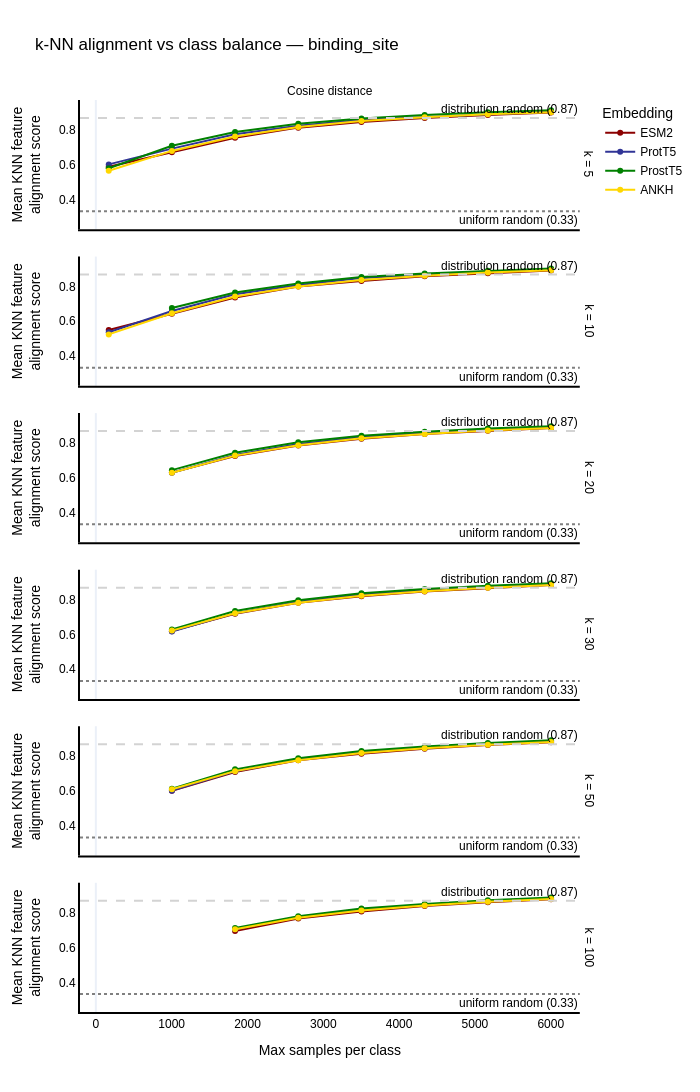

Here is the notebook cell this chart was saved with:
### Markdown cell above
---
## Step 5 — Robustness to class imbalance and label noise

The binding sites dataset has notable imbalance.

### 5a — Progressive rebalancing

Progressively downsample the majority class toward n_min and repeat KNN alignment.
Stable rankings → imbalance is not driving the result.
Changing rankings → the score was frequency-driven.

### Code cell
fig_balance = plot_knn_alignment_vs_class_balance(
    emma=ema,
    feature=feature,
    emb_spaces=models,
    k_values=k_values,
    metrics=["cosine"],
    n_balance_steps=8,
    seed=42,
    color_discrete_map=colors,
    show_random_baselines=True,
)
fig_balance.update_layout(width=700)
fig_balance.show()

### Figure 1 — Plotly figure (JSON) as saved in the notebook; plotly's stock layout.template omitted (floating-point values rounded to 4 significant figures)
{"data": [{"customdata": [[510], [1455], [2288], [3122], [3955], [4789], [5622], [6456]], "hovertemplate": "Embedding=ESM2<br>k=5<br>Metric=Cosine distance<br>Max samples per class=%{x}<br>Mean KNN feature<br>alignment score=%{y}<br>Total samples=%{customdata[0]}<extra></extra>", "legendgroup": "ESM2", "line": {"color": "#8B0000", "dash": "solid"}, "marker": {"symbol": "circle"}, "mode": "lines+markers", "name": "ESM2", "orientation": "v", "showlegend": true, "type": "scatter", "x": [170, 1003, 1836, 2670, 3503, 4337, 5170, 6004], "xaxis": "x6", "y": [0.5886, 0.6707, 0.7548, 0.8123, 0.8442, 0.8673, 0.8851, 0.8983], "yaxis": "y6"}, {"customdata": [[510], [1455], [2288], [3122], [3955], [4789], [5622], [6456]], "hovertemplate": "Embedding=ProtT5<br>k=5<br>Metric=Cosine distance<br>Max samples per class=%{x}<br>Mean KNN feature<br>alignment score=%{y}<br>Total samples=%{customdata[0]}<extra></extra>", "legendgroup": "ProtT5", "line": {"color": "#303496", "dash": "solid"}, "marker": {"symbol": "circle"}, "mode": "lines+markers", "name": "ProtT5", "orientation": "v", "showlegend": true, "type": "scatter", "x": [170, 1003, 1836, 2670, 3503, 4337, 5170, 6004], "xaxis": "x6", "y": [0.6016, 0.6921, 0.7748, 0.8225, 0.8571, 0.8728, 0.8921, 0.9035], "yaxis": "y6"}, {"customdata": [[510], [1455], [2288], [3122], [3955], [4789], [5622], [6456]], "hovertemplate": "Embedding=ProstT5<br>k=5<br>Metric=Cosine distance<br>Max samples per class=%{x}<br>Mean KNN feature<br>alignment score=%{y}<br>Total samples=%{customdata[0]}<extra></extra>", "legendgroup": "ProstT5", "line": {"color": "#008000", "dash": "solid"}, "marker": {"symbol": "circle"}, "mode": "lines+markers", "name": "ProstT5", "orientation": "v", "showlegend": true, "type": "scatter", "x": [170, 1003, 1836, 2670, 3503, 4337, 5170, 6004], "xaxis": "x6", "y": [0.5796, 0.7086, 0.7872, 0.8339, 0.865, 0.8848, 0.8998, 0.9116], "yaxis": "y6"}, {"customdata": [[510], [1455], [2288], [3122], [3955], [4789], [5622], [6456]], "hovertemplate": "Embedding=ANKH<br>k=5<br>Metric=Cosine distance<br>Max samples per class=%{x}<br>Mean KNN feature<br>alignment score=%{y}<br>Total samples=%{customdata[0]}<extra></extra>", "legendgroup": "ANKH", "line": {"color": "#FFD700", "dash": "solid"}, "marker": {"symbol": "circle"}, "mode": "lines+markers", "name": "ANKH", "orientation": "v", "showlegend": true, "type": "scatter", "x": [170, 1003, 1836, 2670, 3503, 4337, 5170, 6004], "xaxis": "x6", "y": [0.5655, 0.6789, 0.7609, 0.8157, 0.8506, 0.8719, 0.8885, 0.901], "yaxis": "y6"}, {"customdata": [[510], [1455], [2288], [3122], [3955], [4789], [5622], [6456]], "hovertemplate": "Embedding=ESM2<br>k=10<br>Metric=Cosine distance<br>Max samples per class=%{x}<br>Mean KNN feature<br>alignment score=%{y}<br>Total samples=%{customdata[0]}<extra></extra>", "legendgroup": "ESM2", "line": {"color": "#8B0000", "dash": "solid"}, "marker": {"symbol": "circle"}, "mode": "lines+markers", "name": "ESM2", "orientation": "v", "showlegend": false, "type": "scatter", "x": [170, 1003, 1836, 2670, 3503, 4337, 5170, 6004], "xaxis": "x5", "y": [0.5498, 0.6434, 0.7355, 0.799, 0.8311, 0.8578, 0.8752, 0.8906], "yaxis": "y5"}, {"customdata": [[510], [1455], [2288], [3122], [3955], [4789], [5622], [6456]], "hovertemplate": "Embedding=ProtT5<br>k=10<br>Metric=Cosine distance<br>Max samples per class=%{x}<br>Mean KNN feature<br>alignment score=%{y}<br>Total samples=%{customdata[0]}<extra></extra>", "legendgroup": "ProtT5", "line": {"color": "#303496", "dash": "solid"}, "marker": {"symbol": "circle"}, "mode": "lines+markers", "name": "ProtT5", "orientation": "v", "showlegend": false, "type": "scatter", "x": [170, 1003, 1836, 2670, 3503, 4337, 5170, 6004], "xaxis": "x5", "y": [0.5369, 0.6587, 0.7548, 0.8072, 0.8471, 0.866, 0.8847, 0.8979], "yaxis": "y5"}, {"customdata": [[1455], [2288], [3122], [3955], [4789], [5622], [6456]], "hovertemplate": "Embedding=ProstT5<br>k=10<br>Metric=Cosine distance<br>Max samples per class=%{x}<br>Mean KNN feature<br>alignment score=%{y}<br>Total samples=%{customdata[0]}<extra></extra>", "legendgroup": "ProstT5", "line": {"color": "#008000", "dash": "solid"}, "marker": {"symbol": "circle"}, "mode": "lines+markers", "name": "ProstT5", "orientation": "v", "showlegend": false, "type": "scatter", "x": [1003, 1836, 2670, 3503, 4337, 5170, 6004], "xaxis": "x5", "y": [0.6759, 0.7644, 0.8169, 0.853, 0.8739, 0.8896, 0.9024], "yaxis": "y5"}, {"customdata": [[510], [1455], [2288], [3122], [3955], [4789], [5622], [6456]], "hovertemplate": "Embedding=ANKH<br>k=10<br>Metric=Cosine distance<br>Max samples per class=%{x}<br>Mean KNN feature<br>alignment score=%{y}<br>Total samples=%{customdata[0]}<extra></extra>", "legendgroup": "ANKH", "line": {"color": "#FFD700", "dash": "solid"}, "marker": {"symbol": "circle"}, "mode": "lines+markers", "name": "ANKH", "orientation": "v", "showlegend": false, "type": "scatter", "x": [170, 1003, 1836, 2670, 3503, 4337, 5170, 6004], "xaxis": "x5", "y": [0.5245, 0.646, 0.7412, 0.799, 0.8357, 0.86, 0.8787, 0.8927], "yaxis": "y5"}, {"customdata": [[1455], [2288], [3122], [3955], [4789], [5622], [6456]], "hovertemplate": "Embedding=ESM2<br>k=20<br>Metric=Cosine distance<br>Max samples per class=%{x}<br>Mean KNN feature<br>alignment score=%{y}<br>Total samples=%{customdata[0]}<extra></extra>", "legendgroup": "ESM2", "line": {"color": "#8B0000", "dash": "solid"}, "marker": {"symbol": "circle"}, "mode": "lines+markers", "name": "ESM2", "orientation": "v", "showlegend": false, "type": "scatter", "x": [1003, 1836, 2670, 3503, 4337, 5170, 6004], "xaxis": "x4", "y": [0.6297, 0.7247, 0.7852, 0.8233, 0.8504, 0.87, 0.8854], "yaxis": "y4"}, {"customdata": [[1455], [2288], [3122], [3955], [4789], [5622], [6456]], "hovertemplate": "Embedding=ProtT5<br>k=20<br>Metric=Cosine distance<br>Max samples per class=%{x}<br>Mean KNN feature<br>alignment score=%{y}<br>Total samples=%{customdata[0]}<extra></extra>", "legendgroup": "ProtT5", "line": {"color": "#303496", "dash": "solid"}, "marker": {"symbol": "circle"}, "mode": "lines+markers", "name": "ProtT5", "orientation": "v", "showlegend": false, "type": "scatter", "x": [1003, 1836, 2670, 3503, 4337, 5170, 6004], "xaxis": "x4", "y": [0.6292, 0.731, 0.7941, 0.8336, 0.8569, 0.8776, 0.8917], "yaxis": "y4"}, {"customdata": [[1455], [2288], [3122], [3955], [4789], [5622], [6456]], "hovertemplate": "Embedding=ProstT5<br>k=20<br>Metric=Cosine distance<br>Max samples per class=%{x}<br>Mean KNN feature<br>alignment score=%{y}<br>Total samples=%{customdata[0]}<extra></extra>", "legendgroup": "ProstT5", "line": {"color": "#008000", "dash": "solid"}, "marker": {"symbol": "circle"}, "mode": "lines+markers", "name": "ProstT5", "orientation": "v", "showlegend": false, "type": "scatter", "x": [1003, 1836, 2670, 3503, 4337, 5170, 6004], "xaxis": "x4", "y": [0.6438, 0.7433, 0.8032, 0.8416, 0.864, 0.8821, 0.8958], "yaxis": "y4"}, {"customdata": [[1455], [2288], [3122], [3955], [4789], [5622], [6456]], "hovertemplate": "Embedding=ANKH<br>k=20<br>Metric=Cosine distance<br>Max samples per class=%{x}<br>Mean KNN feature<br>alignment score=%{y}<br>Total samples=%{customdata[0]}<extra></extra>", "legendgroup": "ANKH", "line": {"color": "#FFD700", "dash": "solid"}, "marker": {"symbol": "circle"}, "mode": "lines+markers", "name": "ANKH", "orientation": "v", "showlegend": false, "type": "scatter", "x": [1003, 1836, 2670, 3503, 4337, 5170, 6004], "xaxis": "x4", "y": [0.6294, 0.7271, 0.7872, 0.8264, 0.8511, 0.8707, 0.8855], "yaxis": "y4"}, {"customdata": [[1455], [2288], [3122], [3955], [4789], [5622], [6456]], "hovertemplate": "Embedding=ESM2<br>k=30<br>Metric=Cosine distance<br>Max samples per class=%{x}<br>Mean KNN feature<br>alignment score=%{y}<br>Total samples=%{customdata[0]}<extra></extra>", "legendgroup": "ESM2", "line": {"color": "#8B0000", "dash": "solid"}, "marker": {"symbol": "circle"}, "mode": "lines+markers", "name": "ESM2", "orientation": "v", "showlegend": false, "type": "scatter", "x": [1003, 1836, 2670, 3503, 4337, 5170, 6004], "xaxis": "x3", "y": [0.6184, 0.7181, 0.7805, 0.8189, 0.8457, 0.8664, 0.883], "yaxis": "y3"}, {"customdata": [[1455], [2288], [3122], [3955], [4789], [5622], [6456]], "hovertemplate": "Embedding=ProtT5<br>k=30<br>Metric=Cosine distance<br>Max samples per class=%{x}<br>Mean KNN feature<br>alignment score=%{y}<br>Total samples=%{customdata[0]}<extra></extra>", "legendgroup": "ProtT5", "line": {"color": "#303496", "dash": "solid"}, "marker": {"symbol": "circle"}, "mode": "lines+markers", "name": "ProtT5", "orientation": "v", "showlegend": false, "type": "scatter", "x": [1003, 1836, 2670, 3503, 4337, 5170, 6004], "xaxis": "x3", "y": [0.6158, 0.7215, 0.7873, 0.8281, 0.8528, 0.8734, 0.8884], "yaxis": "y3"}, {"customdata": [[1455], [2288], [3122], [3955], [4789], [5622], [6456]], "hovertemplate": "Embedding=ProstT5<br>k=30<br>Metric=Cosine distance<br>Max samples per class=%{x}<br>Mean KNN feature<br>alignment score=%{y}<br>Total samples=%{customdata[0]}<extra></extra>", "legendgroup": "ProstT5", "line": {"color": "#008000", "dash": "solid"}, "marker": {"symbol": "circle"}, "mode": "lines+markers", "name": "ProstT5", "orientation": "v", "showlegend": false, "type": "scatter", "x": [1003, 1836, 2670, 3503, 4337, 5170, 6004], "xaxis": "x3", "y": [0.6284, 0.7338, 0.7951, 0.8355, 0.8593, 0.8785, 0.8932], "yaxis": "y3"}, {"customdata": [[1455], [2288], [3122], [3955], [4789], [5622], [6456]], "hovertemplate": "Embedding=ANKH<br>k=30<br>Metric=Cosine distance<br>Max samples per class=%{x}<br>Mean KNN feature<br>alignment score=%{y}<br>Total samples=%{customdata[0]}<extra></extra>", "legendgroup": "ANKH", "line": {"color": "#FFD700", "dash": "solid"}, "marker": {"symbol": "circle"}, "mode": "lines+markers", "name": "ANKH", "orientation": "v", "showlegend": false, "type": "scatter", "x": [1003, 1836, 2670, 3503, 4337, 5170, 6004], "xaxis": "x3", "y": [0.6214, 0.7208, 0.7815, 0.8217, 0.8476, 0.8674, 0.8827], "yaxis": "y3"}, {"customdata": [[1455], [2288], [3122], [3955], [4789], [5622], [6456]], "hovertemplate": "Embedding=ESM2<br>k=50<br>Metric=Cosine distance<br>Max samples per class=%{x}<br>Mean KNN feature<br>alignment score=%{y}<br>Total samples=%{customdata[0]}<extra></extra>", "legendgroup": "ESM2", "line": {"color": "#8B0000", "dash": "solid"}, "marker": {"symbol": "circle"}, "mode": "lines+markers", "name": "ESM2", "orientation": "v", "showlegend": false, "type": "scatter", "x": [1003, 1836, 2670, 3503, 4337, 5170, 6004], "xaxis": "x2", "y": [0.6013, 0.7086, 0.7754, 0.8134, 0.842, 0.8629, 0.8795], "yaxis": "y2"}, {"customdata": [[1455], [2288], [3122], [3955], [4789], [5622], [6456]], "hovertemplate": "Embedding=ProtT5<br>k=50<br>Metric=Cosine distance<br>Max samples per class=%{x}<br>Mean KNN feature<br>alignment score=%{y}<br>Total samples=%{customdata[0]}<extra></extra>", "legendgroup": "ProtT5", "line": {"color": "#303496", "dash": "solid"}, "marker": {"symbol": "circle"}, "mode": "lines+markers", "name": "ProtT5", "orientation": "v", "showlegend": false, "type": "scatter", "x": [1003, 1836, 2670, 3503, 4337, 5170, 6004], "xaxis": "x2", "y": [0.6016, 0.7123, 0.7796, 0.8216, 0.8478, 0.8697, 0.8851], "yaxis": "y2"}, {"customdata": [[1455], [2288], [3122], [3955], [4789], [5622], [6456]], "hovertemplate": "Embedding=ProstT5<br>k=50<br>Metric=Cosine distance<br>Max samples per class=%{x}<br>Mean KNN feature<br>alignment score=%{y}<br>Total samples=%{customdata[0]}<extra></extra>", "legendgroup": "ProstT5", "line": {"color": "#008000", "dash": "solid"}, "marker": {"symbol": "circle"}, "mode": "lines+markers", "name": "ProstT5", "orientation": "v", "showlegend": false, "type": "scatter", "x": [1003, 1836, 2670, 3503, 4337, 5170, 6004], "xaxis": "x2", "y": [0.6129, 0.7235, 0.7871, 0.8292, 0.8547, 0.8747, 0.8899], "yaxis": "y2"}, {"customdata": [[1455], [2288], [3122], [3955], [4789], [5622], [6456]], "hovertemplate": "Embedding=ANKH<br>k=50<br>Metric=Cosine distance<br>Max samples per class=%{x}<br>Mean KNN feature<br>alignment score=%{y}<br>Total samples=%{customdata[0]}<extra></extra>", "legendgroup": "ANKH", "line": {"color": "#FFD700", "dash": "solid"}, "marker": {"symbol": "circle"}, "mode": "lines+markers", "name": "ANKH", "orientation": "v", "showlegend": false, "type": "scatter", "x": [1003, 1836, 2670, 3503, 4337, 5170, 6004], "xaxis": "x2", "y": [0.6095, 0.7134, 0.7758, 0.8172, 0.8442, 0.8642, 0.88], "yaxis": "y2"}, {"customdata": [[2288], [3122], [3955], [4789], [5622], [6456]], "hovertemplate": "Embedding=ESM2<br>k=100<br>Metric=Cosine distance<br>Max samples per class=%{x}<br>Mean KNN feature<br>alignment score=%{y}<br>Total samples=%{customdata[0]}<extra></extra>", "legendgroup": "ESM2", "line": {"color": "#8B0000", "dash": "solid"}, "marker": {"symbol": "circle"}, "mode": "lines+markers", "name": "ESM2", "orientation": "v", "showlegend": false, "type": "scatter", "x": [1836, 2670, 3503, 4337, 5170, 6004], "xaxis": "x", "y": [0.694, 0.7653, 0.8065, 0.837, 0.8586, 0.8759], "yaxis": "y"}, {"customdata": [[2288], [3122], [3955], [4789], [5622], [6456]], "hovertemplate": "Embedding=ProtT5<br>k=100<br>Metric=Cosine distance<br>Max samples per class=%{x}<br>Mean KNN feature<br>alignment score=%{y}<br>Total samples=%{customdata[0]}<extra></extra>", "legendgroup": "ProtT5", "line": {"color": "#303496", "dash": "solid"}, "marker": {"symbol": "circle"}, "mode": "lines+markers", "name": "ProtT5", "orientation": "v", "showlegend": false, "type": "scatter", "x": [1836, 2670, 3503, 4337, 5170, 6004], "xaxis": "x", "y": [0.704, 0.7728, 0.8159, 0.8431, 0.8651, 0.8812], "yaxis": "y"}, {"customdata": [[2288], [3122], [3955], [4789], [5622], [6456]], "hovertemplate": "Embedding=ProstT5<br>k=100<br>Metric=Cosine distance<br>Max samples per class=%{x}<br>Mean KNN feature<br>alignment score=%{y}<br>Total samples=%{customdata[0]}<extra></extra>", "legendgroup": "ProstT5", "line": {"color": "#008000", "dash": "solid"}, "marker": {"symbol": "circle"}, "mode": "lines+markers", "name": "ProstT5", "orientation": "v", "showlegend": false, "type": "scatter", "x": [1836, 2670, 3503, 4337, 5170, 6004], "xaxis": "x", "y": [0.7121, 0.7785, 0.8227, 0.8493, 0.8701, 0.8858], "yaxis": "y"}, {"customdata": [[2288], [3122], [3955], [4789], [5622], [6456]], "hovertemplate": "Embedding=ANKH<br>k=100<br>Metric=Cosine distance<br>Max samples per class=%{x}<br>Mean KNN feature<br>alignment score=%{y}<br>Total samples=%{customdata[0]}<extra></extra>", "legendgroup": "ANKH", "line": {"color": "#FFD700", "dash": "solid"}, "marker": {"symbol": "circle"}, "mode": "lines+markers", "name": "ANKH", "orientation": "v", "showlegend": false, "type": "scatter", "x": [1836, 2670, 3503, 4337, 5170, 6004], "xaxis": "x", "y": [0.7047, 0.7699, 0.8122, 0.8408, 0.8615, 0.8776], "yaxis": "y"}], "layout": {"annotations": [{"showarrow": false, "text": "Cosine distance", "x": 0.49, "xanchor": "center", "xref": "paper", "y": 1, "yanchor": "bottom", "yref": "paper"}, {"showarrow": false, "text": "k = 100", "textangle": 90, "x": 0.98, "xanchor": "left", "xref": "paper", "y": 0.07083, "yanchor": "middle", "yref": "paper"}, {"showarrow": false, "text": "k = 50", "textangle": 90, "x": 0.98, "xanchor": "left", "xref": "paper", "y": 0.2425, "yanchor": "middle", "yref": "paper"}, {"showarrow": false, "text": "k = 30", "textangle": 90, "x": 0.98, "xanchor": "left", "xref": "paper", "y": 0.4142, "yanchor": "middle", "yref": "paper"}, {"showarrow": false, "text": "k = 20", "textangle": 90, "x": 0.98, "xanchor": "left", "xref": "paper", "y": 0.5858, "yanchor": "middle", "yref": "paper"}, {"showarrow": false, "text": "k = 10", "textangle": 90, "x": 0.98, "xanchor": "left", "xref": "paper", "y": 0.7575, "yanchor": "middle", "yref": "paper"}, {"showarrow": false, "text": "k = 5", "textangle": 90, "x": 0.98, "xanchor": "left", "xref": "paper", "y": 0.9292, "yanchor": "middle", "yref": "paper"}, {"showarrow": false, "text": "uniform random (0.33)", "x": 1, "xanchor": "right", "xref": "x domain", "y": 0.3333, "yanchor": "top", "yref": "y"}, {"showarrow": false, "text": "uniform random (0.33)", "x": 1, "xanchor": "right", "xref": "x2 domain", "y": 0.3333, "yanchor": "top", "yref": "y2"}, {"showarrow": false, "text": "uniform random (0.33)", "x": 1, "xanchor": "right", "xref": "x3 domain", "y": 0.3333, "yanchor": "top", "yref": "y3"}, {"showarrow": false, "text": "uniform random (0.33)", "x": 1, "xanchor": "right", "xref": "x4 domain", "y": 0.3333, "yanchor": "top", "yref": "y4"}, {"showarrow": false, "text": "uniform random (0.33)", "x": 1, "xanchor": "right", "xref": "x5 domain", "y": 0.3333, "yanchor": "top", "yref": "y5"}, {"showarrow": false, "text": "uniform random (0.33)", "x": 1, "xanchor": "right", "xref": "x6 domain", "y": 0.3333, "yanchor": "top", "yref": "y6"}, {"showarrow": false, "text": "distribution random (0.87)", "x": 1, "xanchor": "right", "xref": "x domain", "y": 0.8675, "yanchor": "bottom", "yref": "y"}, {"showarrow": false, "text": "distribution random (0.87)", "x": 1, "xanchor": "right", "xref": "x2 domain", "y": 0.8675, "yanchor": "bottom", "yref": "y2"}, {"showarrow": false, "text": "distribution random (0.87)", "x": 1, "xanchor": "right", "xref": "x3 domain", "y": 0.8675, "yanchor": "bottom", "yref": "y3"}, {"showarrow": false, "text": "distribution random (0.87)", "x": 1, "xanchor": "right", "xref": "x4 domain", "y": 0.8675, "yanchor": "bottom", "yref": "y4"}, {"showarrow": false, "text": "distribution random (0.87)", "x": 1, "xanchor": "right", "xref": "x5 domain", "y": 0.8675, "yanchor": "bottom", "yref": "y5"}, {"showarrow": false, "text": "distribution random (0.87)", "x": 1, "xanchor": "right", "xref": "x6 domain", "y": 0.8675, "yanchor": "bottom", "yref": "y6"}], "font": {"color": "black", "family": "Arial", "size": 12}, "height": 1400, "legend": {"title": {"text": "Embedding"}, "tracegroupgap": 0}, "shapes": [{"line": {"color": "grey", "dash": "dot"}, "type": "line", "x0": 0, "x1": 1, "xref": "x domain", "y0": 0.3333, "y1": 0.3333, "yref": "y"}, {"line": {"color": "grey", "dash": "dot"}, "type": "line", "x0": 0, "x1": 1, "xref": "x2 domain", "y0": 0.3333, "y1": 0.3333, "yref": "y2"}, {"line": {"color": "grey", "dash": "dot"}, "type": "line", "x0": 0, "x1": 1, "xref": "x3 domain", "y0": 0.3333, "y1": 0.3333, "yref": "y3"}, {"line": {"color": "grey", "dash": "dot"}, "type": "line", "x0": 0, "x1": 1, "xref": "x4 domain", "y0": 0.3333, "y1": 0.3333, "yref": "y4"}, {"line": {"color": "grey", "dash": "dot"}, "type": "line", "x0": 0, "x1": 1, "xref": "x5 domain", "y0": 0.3333, "y1": 0.3333, "yref": "y5"}, {"line": {"color": "grey", "dash": "dot"}, "type": "line", "x0": 0, "x1": 1, "xref": "x6 domain", "y0": 0.3333, "y1": 0.3333, "yref": "y6"}, {"line": {"color": "lightgrey", "dash": "dash"}, "type": "line", "x0": 0, "x1": 1, "xref": "x domain", "y0": 0.8675, "y1": 0.8675, "yref": "y"}, {"line": {"color": "lightgrey", "dash": "dash"}, "type": "line", "x0": 0, "x1": 1, "xref": "x2 domain", "y0": 0.8675, "y1": 0.8675, "yref": "y2"}, {"line": {"color": "lightgrey", "dash": "dash"}, "type": "line", "x0": 0, "x1": 1, "xref": "x3 domain", "y0": 0.8675, "y1": 0.8675, "yref": "y3"}, {"line": {"color": "lightgrey", "dash": "dash"}, "type": "line", "x0": 0, "x1": 1, "xref": "x4 domain", "y0": 0.8675, "y1": 0.8675, "yref": "y4"}, {"line": {"color": "lightgrey", "dash": "dash"}, "type": "line", "x0": 0, "x1": 1, "xref": "x5 domain", "y0": 0.8675, "y1": 0.8675, "yref": "y5"}, {"line": {"color": "lightgrey", "dash": "dash"}, "type": "line", "x0": 0, "x1": 1, "xref": "x6 domain", "y0": 0.8675, "y1": 0.8675, "yref": "y6"}], "title": {"text": "k-NN alignment vs class balance — binding_site"}, "width": 700, "xaxis": {"anchor": "y", "domain": [0, 0.98], "linecolor": "black", "linewidth": 2, "showgrid": false, "showline": true, "title": {"text": "Max samples per class"}}, "xaxis2": {"anchor": "y2", "domain": [0, 0.98], "linecolor": "black", "linewidth": 2, "matches": "x", "showgrid": false, "showline": true, "showticklabels": false}, "xaxis3": {"anchor": "y3", "domain": [0, 0.98], "linecolor": "black", "linewidth": 2, "matches": "x", "showgrid": false, "showline": true, "showticklabels": false}, "xaxis4": {"anchor": "y4", "domain": [0, 0.98], "linecolor": "black", "linewidth": 2, "matches": "x", "showgrid": false, "showline": true, "showticklabels": false}, "xaxis5": {"anchor": "y5", "domain": [0, 0.98], "linecolor": "black", "linewidth": 2, "matches": "x", "showgrid": false, "showline": true, "showticklabels": false}, "xaxis6": {"anchor": "y6", "domain": [0, 0.98], "linecolor": "black", "linewidth": 2, "matches": "x", "showgrid": false, "showline": true, "showticklabels": false}, "yaxis": {"anchor": "x", "domain": [0, 0.1417], "linecolor": "black", "linewidth": 2, "showgrid": false, "showline": true, "title": {"text": "Mean KNN feature<br>alignment score"}}, "yaxis2": {"anchor": "x2", "domain": [0.1717, 0.3133], "linecolor": "black", "linewidth": 2, "matches": "y", "showgrid": false, "showline": true, "title": {"text": "Mean KNN feature<br>alignment score"}}, "yaxis3": {"anchor": "x3", "domain": [0.3433, 0.485], "linecolor": "black", "linewidth": 2, "matches": "y", "showgrid": false, "showline": true, "title": {"text": "Mean KNN feature<br>alignment score"}}, "yaxis4": {"anchor": "x4", "domain": [0.515, 0.6567], "linecolor": "black", "linewidth": 2, "matches": "y", "showgrid": false, "showline": true, "title": {"text": "Mean KNN feature<br>alignment score"}}, "yaxis5": {"anchor": "x5", "domain": [0.6867, 0.8283], "linecolor": "black", "linewidth": 2, "matches": "y", "showgrid": false, "showline": true, "title": {"text": "Mean KNN feature<br>alignment score"}}, "yaxis6": {"anchor": "x6", "domain": [0.8583, 1], "linecolor": "black", "linewidth": 2, "matches": "y", "showgrid": false, "showline": true, "title": {"text": "Mean KNN feature<br>alignment score"}}}}
